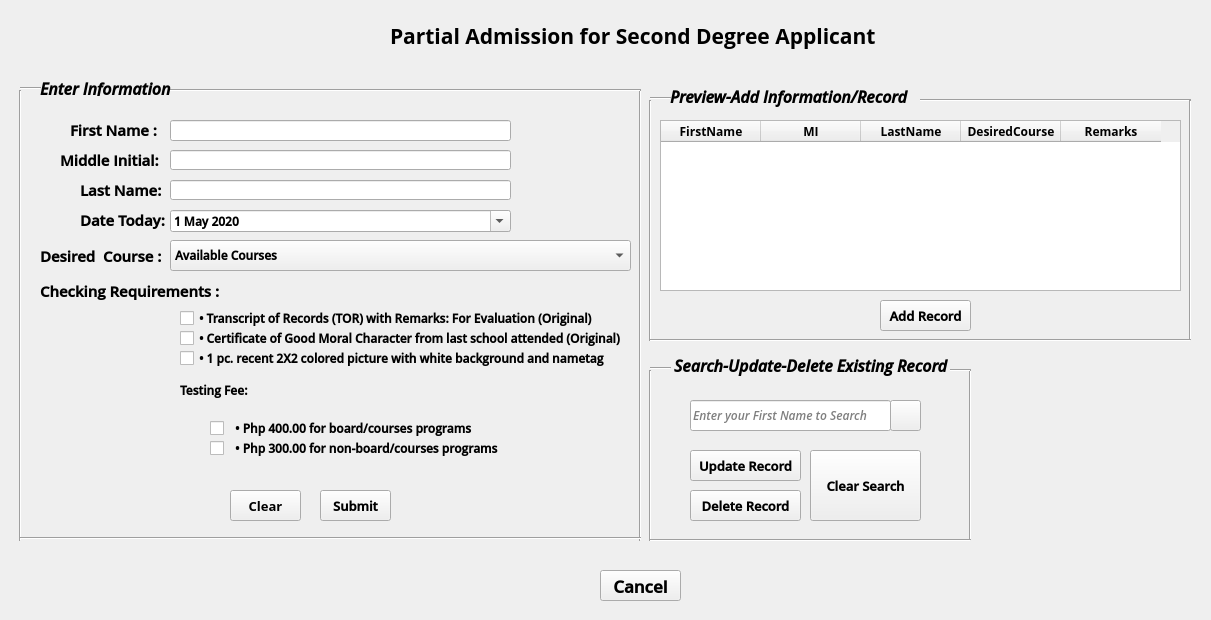
<?xml version="1.0" encoding="UTF-8"?>
<ui version="4.0">
 <class>SecDegree</class>
 <widget class="QWidget" name="SecDegree">
  <property name="enabled">
   <bool>true</bool>
  </property>
  <property name="geometry">
   <rect>
    <x>0</x>
    <y>0</y>
    <width>1211</width>
    <height>620</height>
   </rect>
  </property>
  <property name="font">
   <font>
    <family>Open Sans Semibold</family>
    <pointsize>9</pointsize>
    <weight>75</weight>
    <bold>true</bold>
   </font>
  </property>
  <property name="acceptDrops">
   <bool>false</bool>
  </property>
  <property name="windowTitle">
   <string>Second Degree/Courser Applicant</string>
  </property>
  <widget class="QLabel" name="labelSecdegreeTitle">
   <property name="geometry">
    <rect>
     <x>390</x>
     <y>20</y>
     <width>491</width>
     <height>31</height>
    </rect>
   </property>
   <property name="font">
    <font>
     <family>Open Sans</family>
     <pointsize>16</pointsize>
     <weight>75</weight>
     <bold>true</bold>
    </font>
   </property>
   <property name="text">
    <string>Partial Admission for Second Degree Applicant</string>
   </property>
  </widget>
  <widget class="QLabel" name="labelFName">
   <property name="geometry">
    <rect>
     <x>70</x>
     <y>120</y>
     <width>91</width>
     <height>20</height>
    </rect>
   </property>
   <property name="font">
    <font>
     <family>Segoe UI</family>
     <pointsize>11</pointsize>
     <weight>75</weight>
     <bold>true</bold>
    </font>
   </property>
   <property name="text">
    <string>First Name :</string>
   </property>
  </widget>
  <widget class="QLineEdit" name="txtFName">
   <property name="geometry">
    <rect>
     <x>170</x>
     <y>120</y>
     <width>341</width>
     <height>21</height>
    </rect>
   </property>
  </widget>
  <widget class="QPushButton" name="btnSubmit">
   <property name="enabled">
    <bool>true</bool>
   </property>
   <property name="geometry">
    <rect>
     <x>320</x>
     <y>490</y>
     <width>71</width>
     <height>31</height>
    </rect>
   </property>
   <property name="font">
    <font>
     <family>Open Sans Semibold</family>
     <pointsize>10</pointsize>
     <weight>75</weight>
     <bold>true</bold>
    </font>
   </property>
   <property name="text">
    <string>Submit</string>
   </property>
   <property name="checkable">
    <bool>false</bool>
   </property>
  </widget>
  <widget class="QLabel" name="labelReq">
   <property name="geometry">
    <rect>
     <x>40</x>
     <y>280</y>
     <width>181</width>
     <height>21</height>
    </rect>
   </property>
   <property name="font">
    <font>
     <family>Segoe UI</family>
     <pointsize>11</pointsize>
     <weight>75</weight>
     <bold>true</bold>
    </font>
   </property>
   <property name="text">
    <string>Checking Requirements : </string>
   </property>
  </widget>
  <widget class="QLabel" name="labelCourse">
   <property name="geometry">
    <rect>
     <x>40</x>
     <y>240</y>
     <width>121</width>
     <height>31</height>
    </rect>
   </property>
   <property name="font">
    <font>
     <family>Segoe UI</family>
     <pointsize>11</pointsize>
     <weight>75</weight>
     <bold>true</bold>
    </font>
   </property>
   <property name="text">
    <string>Desired  Course : </string>
   </property>
  </widget>
  <widget class="QPushButton" name="btnClear">
   <property name="geometry">
    <rect>
     <x>230</x>
     <y>490</y>
     <width>71</width>
     <height>31</height>
    </rect>
   </property>
   <property name="font">
    <font>
     <family>Open Sans</family>
     <pointsize>10</pointsize>
     <weight>75</weight>
     <bold>true</bold>
    </font>
   </property>
   <property name="text">
    <string>Clear</string>
   </property>
  </widget>
  <widget class="QPushButton" name="btnCancel">
   <property name="geometry">
    <rect>
     <x>600</x>
     <y>570</y>
     <width>81</width>
     <height>31</height>
    </rect>
   </property>
   <property name="font">
    <font>
     <family>Open Sans Semibold</family>
     <pointsize>13</pointsize>
     <weight>75</weight>
     <bold>true</bold>
    </font>
   </property>
   <property name="text">
    <string>Cancel</string>
   </property>
  </widget>
  <widget class="QComboBox" name="cmbCourses">
   <property name="geometry">
    <rect>
     <x>170</x>
     <y>240</y>
     <width>461</width>
     <height>31</height>
    </rect>
   </property>
   <property name="font">
    <font>
     <pointsize>9</pointsize>
    </font>
   </property>
   <item>
    <property name="text">
     <string>Available Courses</string>
    </property>
   </item>
   <item>
    <property name="text">
     <string>(BSA) Bachelor of Science in Agriculture major in Animal Science</string>
    </property>
   </item>
   <item>
    <property name="text">
     <string>(BSA) Bachelor of Science in Agriculture major in Horticulture</string>
    </property>
   </item>
   <item>
    <property name="text">
     <string>(BSA) Bachelor of Science in Agriculture major in Agronomy</string>
    </property>
   </item>
   <item>
    <property name="text">
     <string>(BSA) Bachelor of Science in Agriculture major in Crop Production</string>
    </property>
   </item>
   <item>
    <property name="text">
     <string>(BSA) Bachelor of Science in Agriculture major in Agricultural Economics</string>
    </property>
   </item>
   <item>
    <property name="text">
     <string>(BSF) Bachelor of Science in Forestry</string>
    </property>
   </item>
   <item>
    <property name="text">
     <string>(BSIE) Bachelor of Science in Industrial Engineering</string>
    </property>
   </item>
   <item>
    <property name="text">
     <string>(BSIT) Bachelor of Science in Information Technology</string>
    </property>
   </item>
   <item>
    <property name="text">
     <string>(BSHM) Bachelor of Science in Hospitality Management</string>
    </property>
   </item>
   <item>
    <property name="text">
     <string>(BEED) Bachelor of Elementary Education</string>
    </property>
   </item>
   <item>
    <property name="text">
     <string>(BTLEd) Bachelor of Technology and Livelihood Education major in Home Economics</string>
    </property>
   </item>
   <item>
    <property name="text">
     <string>(BSED-Math) Bachelor of Secondary Education major in Math</string>
    </property>
   </item>
   <item>
    <property name="text">
     <string>(AB-ELs) Bachelor of Arts in English Language Studies</string>
    </property>
   </item>
   <item>
    <property name="text">
     <string>(AB-Lit) Bachelor of Arts in Literature</string>
    </property>
   </item>
   <item>
    <property name="text">
     <string>(BIT-GT) Bachelor in Industrial Technology major in Garments Technology</string>
    </property>
   </item>
   <item>
    <property name="text">
     <string>(BIT-AT) Bachelor in Industrial Technology major in Automotive Technology</string>
    </property>
   </item>
   <item>
    <property name="text">
     <string>(BIT-CT) Bachelor in Industrial Technology major in Computer Technology</string>
    </property>
   </item>
   <item>
    <property name="text">
     <string>(BIT-DT) Bachelor in Industrial Technology major in Drafting Technology</string>
    </property>
   </item>
   <item>
    <property name="text">
     <string>(BIT-ET) Bachelor in Industrial Technology major in Electronics Technology</string>
    </property>
   </item>
  </widget>
  <widget class="QLabel" name="labelMI">
   <property name="geometry">
    <rect>
     <x>60</x>
     <y>150</y>
     <width>101</width>
     <height>20</height>
    </rect>
   </property>
   <property name="font">
    <font>
     <family>Segoe UI</family>
     <pointsize>11</pointsize>
    </font>
   </property>
   <property name="text">
    <string>Middle Initial:</string>
   </property>
  </widget>
  <widget class="QLabel" name="labelLName">
   <property name="geometry">
    <rect>
     <x>80</x>
     <y>180</y>
     <width>81</width>
     <height>20</height>
    </rect>
   </property>
   <property name="font">
    <font>
     <family>Segoe UI</family>
     <pointsize>11</pointsize>
     <weight>75</weight>
     <bold>true</bold>
    </font>
   </property>
   <property name="text">
    <string>Last Name:</string>
   </property>
  </widget>
  <widget class="QLineEdit" name="txtMI">
   <property name="geometry">
    <rect>
     <x>170</x>
     <y>150</y>
     <width>341</width>
     <height>20</height>
    </rect>
   </property>
  </widget>
  <widget class="QLineEdit" name="txtLName">
   <property name="geometry">
    <rect>
     <x>170</x>
     <y>180</y>
     <width>341</width>
     <height>20</height>
    </rect>
   </property>
  </widget>
  <widget class="QCheckBox" name="chkboxTOR">
   <property name="enabled">
    <bool>true</bool>
   </property>
   <property name="geometry">
    <rect>
     <x>180</x>
     <y>310</y>
     <width>441</width>
     <height>17</height>
    </rect>
   </property>
   <property name="text">
    <string>• Transcript of Records (TOR) with Remarks: For Evaluation (Original)</string>
   </property>
  </widget>
  <widget class="QCheckBox" name="chkboxGoodMoral">
   <property name="geometry">
    <rect>
     <x>180</x>
     <y>330</y>
     <width>451</width>
     <height>17</height>
    </rect>
   </property>
   <property name="text">
    <string>• Certificate of Good Moral Character from last school attended (Original)</string>
   </property>
  </widget>
  <widget class="QCheckBox" name="chkbox12X2">
   <property name="geometry">
    <rect>
     <x>180</x>
     <y>350</y>
     <width>431</width>
     <height>17</height>
    </rect>
   </property>
   <property name="text">
    <string>• 1 pc. recent 2X2 colored picture with white background and nametag</string>
   </property>
  </widget>
  <widget class="QLabel" name="labelFee">
   <property name="geometry">
    <rect>
     <x>180</x>
     <y>380</y>
     <width>81</width>
     <height>21</height>
    </rect>
   </property>
   <property name="text">
    <string>Testing Fee:</string>
   </property>
  </widget>
  <widget class="QCheckBox" name="chkboxTF400">
   <property name="geometry">
    <rect>
     <x>210</x>
     <y>420</y>
     <width>301</width>
     <height>17</height>
    </rect>
   </property>
   <property name="text">
    <string>  • Php 400.00 for board/courses programs</string>
   </property>
  </widget>
  <widget class="QCheckBox" name="chkboxTF300">
   <property name="geometry">
    <rect>
     <x>210</x>
     <y>440</y>
     <width>291</width>
     <height>17</height>
    </rect>
   </property>
   <property name="text">
    <string>  • Php 300.00 for non-board/courses programs</string>
   </property>
  </widget>
  <widget class="QTableWidget" name="tableSecDegree">
   <property name="enabled">
    <bool>true</bool>
   </property>
   <property name="geometry">
    <rect>
     <x>660</x>
     <y>120</y>
     <width>521</width>
     <height>171</height>
    </rect>
   </property>
   <property name="font">
    <font>
     <family>Open Sans</family>
     <pointsize>9</pointsize>
     <weight>75</weight>
     <bold>true</bold>
    </font>
   </property>
   <column>
    <property name="text">
     <string>FirstName</string>
    </property>
   </column>
   <column>
    <property name="text">
     <string>MI</string>
    </property>
   </column>
   <column>
    <property name="text">
     <string>LastName</string>
    </property>
   </column>
   <column>
    <property name="text">
     <string>DesiredCourse</string>
    </property>
   </column>
   <column>
    <property name="text">
     <string>Remarks</string>
    </property>
   </column>
  </widget>
  <widget class="QPushButton" name="btnAdd">
   <property name="enabled">
    <bool>true</bool>
   </property>
   <property name="geometry">
    <rect>
     <x>880</x>
     <y>300</y>
     <width>91</width>
     <height>31</height>
    </rect>
   </property>
   <property name="font">
    <font>
     <pointsize>10</pointsize>
    </font>
   </property>
   <property name="text">
    <string>Add Record</string>
   </property>
  </widget>
  <widget class="QPushButton" name="btnUpdate">
   <property name="geometry">
    <rect>
     <x>690</x>
     <y>450</y>
     <width>111</width>
     <height>31</height>
    </rect>
   </property>
   <property name="font">
    <font>
     <family>Open Sans Semibold</family>
     <pointsize>10</pointsize>
     <weight>75</weight>
     <bold>true</bold>
    </font>
   </property>
   <property name="text">
    <string>Update Record</string>
   </property>
  </widget>
  <widget class="QPushButton" name="btnDelete">
   <property name="geometry">
    <rect>
     <x>690</x>
     <y>490</y>
     <width>111</width>
     <height>31</height>
    </rect>
   </property>
   <property name="font">
    <font>
     <pointsize>10</pointsize>
    </font>
   </property>
   <property name="text">
    <string>Delete Record</string>
   </property>
  </widget>
  <widget class="QLineEdit" name="txtSearch">
   <property name="geometry">
    <rect>
     <x>690</x>
     <y>400</y>
     <width>201</width>
     <height>31</height>
    </rect>
   </property>
   <property name="font">
    <font>
     <family>Segoe UI</family>
     <pointsize>9</pointsize>
     <weight>50</weight>
     <italic>true</italic>
     <bold>false</bold>
    </font>
   </property>
   <property name="text">
    <string/>
   </property>
   <property name="readOnly">
    <bool>false</bool>
   </property>
   <property name="placeholderText">
    <string>Enter your First Name to Search</string>
   </property>
  </widget>
  <widget class="Line" name="line_6">
   <property name="geometry">
    <rect>
     <x>10</x>
     <y>90</y>
     <width>20</width>
     <height>451</height>
    </rect>
   </property>
   <property name="orientation">
    <enum>Qt::Vertical</enum>
   </property>
  </widget>
  <widget class="Line" name="line_7">
   <property name="geometry">
    <rect>
     <x>630</x>
     <y>90</y>
     <width>20</width>
     <height>451</height>
    </rect>
   </property>
   <property name="orientation">
    <enum>Qt::Vertical</enum>
   </property>
  </widget>
  <widget class="Line" name="line_8">
   <property name="geometry">
    <rect>
     <x>20</x>
     <y>530</y>
     <width>621</width>
     <height>16</height>
    </rect>
   </property>
   <property name="orientation">
    <enum>Qt::Horizontal</enum>
   </property>
  </widget>
  <widget class="Line" name="line_9">
   <property name="geometry">
    <rect>
     <x>170</x>
     <y>80</y>
     <width>471</width>
     <height>20</height>
    </rect>
   </property>
   <property name="orientation">
    <enum>Qt::Horizontal</enum>
   </property>
  </widget>
  <widget class="Line" name="line_10">
   <property name="geometry">
    <rect>
     <x>20</x>
     <y>80</y>
     <width>21</width>
     <height>16</height>
    </rect>
   </property>
   <property name="orientation">
    <enum>Qt::Horizontal</enum>
   </property>
  </widget>
  <widget class="QLabel" name="labelInfo">
   <property name="geometry">
    <rect>
     <x>40</x>
     <y>80</y>
     <width>141</width>
     <height>16</height>
    </rect>
   </property>
   <property name="font">
    <font>
     <family>Segoe UI</family>
     <pointsize>12</pointsize>
     <italic>true</italic>
    </font>
   </property>
   <property name="text">
    <string>Enter Information</string>
   </property>
  </widget>
  <widget class="QLabel" name="labelRead">
   <property name="geometry">
    <rect>
     <x>670</x>
     <y>81</y>
     <width>251</width>
     <height>31</height>
    </rect>
   </property>
   <property name="font">
    <font>
     <family>Segoe UI</family>
     <pointsize>12</pointsize>
     <italic>true</italic>
    </font>
   </property>
   <property name="text">
    <string>Preview-Add Information/Record</string>
   </property>
  </widget>
  <widget class="Line" name="line_11">
   <property name="geometry">
    <rect>
     <x>640</x>
     <y>100</y>
     <width>20</width>
     <height>241</height>
    </rect>
   </property>
   <property name="orientation">
    <enum>Qt::Vertical</enum>
   </property>
  </widget>
  <widget class="Line" name="line_12">
   <property name="geometry">
    <rect>
     <x>650</x>
     <y>90</y>
     <width>21</width>
     <height>16</height>
    </rect>
   </property>
   <property name="orientation">
    <enum>Qt::Horizontal</enum>
   </property>
  </widget>
  <widget class="Line" name="line_13">
   <property name="geometry">
    <rect>
     <x>920</x>
     <y>90</y>
     <width>271</width>
     <height>20</height>
    </rect>
   </property>
   <property name="orientation">
    <enum>Qt::Horizontal</enum>
   </property>
  </widget>
  <widget class="Line" name="line_14">
   <property name="geometry">
    <rect>
     <x>1180</x>
     <y>100</y>
     <width>20</width>
     <height>241</height>
    </rect>
   </property>
   <property name="orientation">
    <enum>Qt::Vertical</enum>
   </property>
  </widget>
  <widget class="Line" name="line_15">
   <property name="geometry">
    <rect>
     <x>650</x>
     <y>330</y>
     <width>541</width>
     <height>20</height>
    </rect>
   </property>
   <property name="orientation">
    <enum>Qt::Horizontal</enum>
   </property>
  </widget>
  <widget class="QLabel" name="labelDate">
   <property name="geometry">
    <rect>
     <x>80</x>
     <y>210</y>
     <width>91</width>
     <height>20</height>
    </rect>
   </property>
   <property name="font">
    <font>
     <family>Segoe UI</family>
     <pointsize>11</pointsize>
     <weight>75</weight>
     <bold>true</bold>
    </font>
   </property>
   <property name="text">
    <string>Date Today:</string>
   </property>
  </widget>
  <widget class="QDateEdit" name="DateAdmission">
   <property name="geometry">
    <rect>
     <x>170</x>
     <y>210</y>
     <width>341</width>
     <height>22</height>
    </rect>
   </property>
   <property name="calendarPopup">
    <bool>true</bool>
   </property>
   <property name="date">
    <date>
     <year>2020</year>
     <month>5</month>
     <day>1</day>
    </date>
   </property>
  </widget>
  <widget class="Line" name="line_16">
   <property name="geometry">
    <rect>
     <x>640</x>
     <y>370</y>
     <width>20</width>
     <height>171</height>
    </rect>
   </property>
   <property name="orientation">
    <enum>Qt::Vertical</enum>
   </property>
  </widget>
  <widget class="Line" name="line_17">
   <property name="geometry">
    <rect>
     <x>960</x>
     <y>370</y>
     <width>20</width>
     <height>171</height>
    </rect>
   </property>
   <property name="orientation">
    <enum>Qt::Vertical</enum>
   </property>
  </widget>
  <widget class="Line" name="line_18">
   <property name="geometry">
    <rect>
     <x>650</x>
     <y>530</y>
     <width>321</width>
     <height>20</height>
    </rect>
   </property>
   <property name="orientation">
    <enum>Qt::Horizontal</enum>
   </property>
  </widget>
  <widget class="QLabel" name="labelsSUD">
   <property name="geometry">
    <rect>
     <x>670</x>
     <y>350</y>
     <width>351</width>
     <height>31</height>
    </rect>
   </property>
   <property name="font">
    <font>
     <family>Segoe UI</family>
     <pointsize>12</pointsize>
     <italic>true</italic>
    </font>
   </property>
   <property name="text">
    <string> Search-Update-Delete Existing Record</string>
   </property>
  </widget>
  <widget class="Line" name="line_19">
   <property name="geometry">
    <rect>
     <x>650</x>
     <y>360</y>
     <width>21</width>
     <height>16</height>
    </rect>
   </property>
   <property name="orientation">
    <enum>Qt::Horizontal</enum>
   </property>
  </widget>
  <widget class="Line" name="line_20">
   <property name="geometry">
    <rect>
     <x>950</x>
     <y>360</y>
     <width>21</width>
     <height>20</height>
    </rect>
   </property>
   <property name="orientation">
    <enum>Qt::Horizontal</enum>
   </property>
  </widget>
  <widget class="QPushButton" name="btnSearch">
   <property name="geometry">
    <rect>
     <x>890</x>
     <y>400</y>
     <width>31</width>
     <height>31</height>
    </rect>
   </property>
   <property name="font">
    <font>
     <pointsize>10</pointsize>
    </font>
   </property>
   <property name="text">
    <string/>
   </property>
  </widget>
  <widget class="QPushButton" name="btnClearSearch">
   <property name="geometry">
    <rect>
     <x>810</x>
     <y>450</y>
     <width>111</width>
     <height>71</height>
    </rect>
   </property>
   <property name="font">
    <font>
     <pointsize>10</pointsize>
    </font>
   </property>
   <property name="text">
    <string>Clear Search</string>
   </property>
  </widget>
  <widget class="QPushButton" name="btnImage">
   <property name="geometry">
    <rect>
     <x>980</x>
     <y>370</y>
     <width>211</width>
     <height>171</height>
    </rect>
   </property>
   <property name="cursor">
    <cursorShape>CrossCursor</cursorShape>
   </property>
   <property name="text">
    <string/>
   </property>
   <property name="autoDefault">
    <bool>false</bool>
   </property>
   <property name="default">
    <bool>false</bool>
   </property>
   <property name="flat">
    <bool>true</bool>
   </property>
  </widget>
 </widget>
 <resources/>
 <connections>
  <connection>
   <sender>btnClear</sender>
   <signal>clicked()</signal>
   <receiver>txtFName</receiver>
   <slot>clear()</slot>
   <hints>
    <hint type="sourcelabel">
     <x>278</x>
     <y>501</y>
    </hint>
    <hint type="destinationlabel">
     <x>283</x>
     <y>131</y>
    </hint>
   </hints>
  </connection>
  <connection>
   <sender>btnClear</sender>
   <signal>clicked()</signal>
   <receiver>txtMI</receiver>
   <slot>clear()</slot>
   <hints>
    <hint type="sourcelabel">
     <x>268</x>
     <y>504</y>
    </hint>
    <hint type="destinationlabel">
     <x>271</x>
     <y>165</y>
    </hint>
   </hints>
  </connection>
  <connection>
   <sender>btnClear</sender>
   <signal>clicked()</signal>
   <receiver>txtLName</receiver>
   <slot>clear()</slot>
   <hints>
    <hint type="sourcelabel">
     <x>260</x>
     <y>508</y>
    </hint>
    <hint type="destinationlabel">
     <x>256</x>
     <y>188</y>
    </hint>
   </hints>
  </connection>
  <connection>
   <sender>btnClear</sender>
   <signal>clicked()</signal>
   <receiver>cmbCourses</receiver>
   <slot>clearEditText()</slot>
   <hints>
    <hint type="sourcelabel">
     <x>243</x>
     <y>504</y>
    </hint>
    <hint type="destinationlabel">
     <x>260</x>
     <y>247</y>
    </hint>
   </hints>
  </connection>
  <connection>
   <sender>btnClear</sender>
   <signal>clicked(bool)</signal>
   <receiver>chkboxTOR</receiver>
   <slot>setChecked(bool)</slot>
   <hints>
    <hint type="sourcelabel">
     <x>250</x>
     <y>505</y>
    </hint>
    <hint type="destinationlabel">
     <x>256</x>
     <y>324</y>
    </hint>
   </hints>
  </connection>
  <connection>
   <sender>btnClear</sender>
   <signal>clicked(bool)</signal>
   <receiver>chkboxGoodMoral</receiver>
   <slot>setChecked(bool)</slot>
   <hints>
    <hint type="sourcelabel">
     <x>246</x>
     <y>511</y>
    </hint>
    <hint type="destinationlabel">
     <x>252</x>
     <y>338</y>
    </hint>
   </hints>
  </connection>
  <connection>
   <sender>btnClear</sender>
   <signal>clicked(bool)</signal>
   <receiver>chkbox12X2</receiver>
   <slot>setChecked(bool)</slot>
   <hints>
    <hint type="sourcelabel">
     <x>240</x>
     <y>501</y>
    </hint>
    <hint type="destinationlabel">
     <x>249</x>
     <y>358</y>
    </hint>
   </hints>
  </connection>
  <connection>
   <sender>btnClear</sender>
   <signal>clicked(bool)</signal>
   <receiver>chkboxTF400</receiver>
   <slot>setChecked(bool)</slot>
   <hints>
    <hint type="sourcelabel">
     <x>236</x>
     <y>516</y>
    </hint>
    <hint type="destinationlabel">
     <x>247</x>
     <y>429</y>
    </hint>
   </hints>
  </connection>
  <connection>
   <sender>btnClear</sender>
   <signal>clicked(bool)</signal>
   <receiver>chkboxTF300</receiver>
   <slot>setChecked(bool)</slot>
   <hints>
    <hint type="sourcelabel">
     <x>295</x>
     <y>503</y>
    </hint>
    <hint type="destinationlabel">
     <x>295</x>
     <y>446</y>
    </hint>
   </hints>
  </connection>
  <connection>
   <sender>btnCancel</sender>
   <signal>clicked()</signal>
   <receiver>SecDegree</receiver>
   <slot>close()</slot>
   <hints>
    <hint type="sourcelabel">
     <x>654</x>
     <y>576</y>
    </hint>
    <hint type="destinationlabel">
     <x>864</x>
     <y>562</y>
    </hint>
   </hints>
  </connection>
  <connection>
   <sender>btnDelete</sender>
   <signal>clicked()</signal>
   <receiver>tableSecDegree</receiver>
   <slot>reset()</slot>
   <hints>
    <hint type="sourcelabel">
     <x>763</x>
     <y>507</y>
    </hint>
    <hint type="destinationlabel">
     <x>839</x>
     <y>279</y>
    </hint>
   </hints>
  </connection>
  <connection>
   <sender>btnClearSearch</sender>
   <signal>clicked()</signal>
   <receiver>txtSearch</receiver>
   <slot>clear()</slot>
   <hints>
    <hint type="sourcelabel">
     <x>900</x>
     <y>488</y>
    </hint>
    <hint type="destinationlabel">
     <x>780</x>
     <y>411</y>
    </hint>
   </hints>
  </connection>
  <connection>
   <sender>btnClearSearch</sender>
   <signal>clicked()</signal>
   <receiver>txtFName</receiver>
   <slot>clear()</slot>
   <hints>
    <hint type="sourcelabel">
     <x>881</x>
     <y>492</y>
    </hint>
    <hint type="destinationlabel">
     <x>500</x>
     <y>127</y>
    </hint>
   </hints>
  </connection>
  <connection>
   <sender>btnClearSearch</sender>
   <signal>clicked()</signal>
   <receiver>txtMI</receiver>
   <slot>clear()</slot>
   <hints>
    <hint type="sourcelabel">
     <x>920</x>
     <y>500</y>
    </hint>
    <hint type="destinationlabel">
     <x>503</x>
     <y>158</y>
    </hint>
   </hints>
  </connection>
  <connection>
   <sender>btnClearSearch</sender>
   <signal>clicked()</signal>
   <receiver>txtLName</receiver>
   <slot>clear()</slot>
   <hints>
    <hint type="sourcelabel">
     <x>902</x>
     <y>497</y>
    </hint>
    <hint type="destinationlabel">
     <x>503</x>
     <y>186</y>
    </hint>
   </hints>
  </connection>
  <connection>
   <sender>btnClearSearch</sender>
   <signal>clicked()</signal>
   <receiver>cmbCourses</receiver>
   <slot>clearEditText()</slot>
   <hints>
    <hint type="sourcelabel">
     <x>916</x>
     <y>505</y>
    </hint>
    <hint type="destinationlabel">
     <x>604</x>
     <y>253</y>
    </hint>
   </hints>
  </connection>
  <connection>
   <sender>btnClearSearch</sender>
   <signal>clicked(bool)</signal>
   <receiver>chkboxTOR</receiver>
   <slot>setChecked(bool)</slot>
   <hints>
    <hint type="sourcelabel">
     <x>873</x>
     <y>490</y>
    </hint>
    <hint type="destinationlabel">
     <x>583</x>
     <y>322</y>
    </hint>
   </hints>
  </connection>
  <connection>
   <sender>btnClearSearch</sender>
   <signal>clicked(bool)</signal>
   <receiver>chkboxGoodMoral</receiver>
   <slot>setChecked(bool)</slot>
   <hints>
    <hint type="sourcelabel">
     <x>897</x>
     <y>489</y>
    </hint>
    <hint type="destinationlabel">
     <x>618</x>
     <y>340</y>
    </hint>
   </hints>
  </connection>
  <connection>
   <sender>btnClearSearch</sender>
   <signal>clicked(bool)</signal>
   <receiver>chkbox12X2</receiver>
   <slot>setChecked(bool)</slot>
   <hints>
    <hint type="sourcelabel">
     <x>923</x>
     <y>493</y>
    </hint>
    <hint type="destinationlabel">
     <x>608</x>
     <y>357</y>
    </hint>
   </hints>
  </connection>
  <connection>
   <sender>btnClearSearch</sender>
   <signal>clicked(bool)</signal>
   <receiver>chkboxTF400</receiver>
   <slot>setChecked(bool)</slot>
   <hints>
    <hint type="sourcelabel">
     <x>860</x>
     <y>476</y>
    </hint>
    <hint type="destinationlabel">
     <x>507</x>
     <y>427</y>
    </hint>
   </hints>
  </connection>
  <connection>
   <sender>btnClearSearch</sender>
   <signal>clicked(bool)</signal>
   <receiver>chkboxTF300</receiver>
   <slot>setChecked(bool)</slot>
   <hints>
    <hint type="sourcelabel">
     <x>937</x>
     <y>482</y>
    </hint>
    <hint type="destinationlabel">
     <x>490</x>
     <y>446</y>
    </hint>
   </hints>
  </connection>
 </connections>
</ui>
